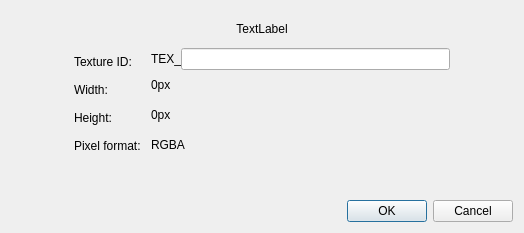
<?xml version="1.0" encoding="UTF-8"?>
<ui version="4.0">
 <class>AddTextureDlg</class>
 <widget class="QDialog" name="AddTextureDlg">
  <property name="geometry">
   <rect>
    <x>0</x>
    <y>0</y>
    <width>524</width>
    <height>233</height>
   </rect>
  </property>
  <property name="sizePolicy">
   <sizepolicy hsizetype="Fixed" vsizetype="Fixed">
    <horstretch>0</horstretch>
    <verstretch>0</verstretch>
   </sizepolicy>
  </property>
  <property name="windowTitle">
   <string>Dialog</string>
  </property>
  <property name="modal">
   <bool>true</bool>
  </property>
  <layout class="QVBoxLayout" name="verticalLayout_3" stretch="1,0,1,10,0,0">
   <property name="spacing">
    <number>0</number>
   </property>
   <item>
    <spacer name="verticalSpacer">
     <property name="orientation">
      <enum>Qt::Vertical</enum>
     </property>
     <property name="sizeHint" stdset="0">
      <size>
       <width>20</width>
       <height>8</height>
      </size>
     </property>
    </spacer>
   </item>
   <item>
    <widget class="QLabel" name="ErrorMsg">
     <property name="styleSheet">
      <string notr="true"/>
     </property>
     <property name="text">
      <string>TextLabel</string>
     </property>
     <property name="alignment">
      <set>Qt::AlignCenter</set>
     </property>
    </widget>
   </item>
   <item>
    <spacer name="verticalSpacer_3">
     <property name="orientation">
      <enum>Qt::Vertical</enum>
     </property>
     <property name="sizeHint" stdset="0">
      <size>
       <width>20</width>
       <height>40</height>
      </size>
     </property>
    </spacer>
   </item>
   <item>
    <layout class="QHBoxLayout" name="horizontalLayout_3" stretch="1,6,1">
     <property name="spacing">
      <number>0</number>
     </property>
     <item>
      <spacer name="horizontalSpacer">
       <property name="orientation">
        <enum>Qt::Horizontal</enum>
       </property>
       <property name="sizeHint" stdset="0">
        <size>
         <width>40</width>
         <height>20</height>
        </size>
       </property>
      </spacer>
     </item>
     <item>
      <layout class="QHBoxLayout" name="horizontalLayout_2">
       <property name="spacing">
        <number>10</number>
       </property>
       <item>
        <layout class="QVBoxLayout" name="verticalLayout">
         <property name="spacing">
          <number>0</number>
         </property>
         <item>
          <widget class="QLabel" name="label_2">
           <property name="text">
            <string>Texture ID:</string>
           </property>
          </widget>
         </item>
         <item>
          <widget class="QLabel" name="label_3">
           <property name="text">
            <string>Width:</string>
           </property>
          </widget>
         </item>
         <item>
          <widget class="QLabel" name="label_4">
           <property name="text">
            <string>Height:</string>
           </property>
          </widget>
         </item>
         <item>
          <widget class="QLabel" name="label_5">
           <property name="text">
            <string>Pixel format:</string>
           </property>
          </widget>
         </item>
        </layout>
       </item>
       <item>
        <layout class="QVBoxLayout" name="verticalLayout_2">
         <property name="spacing">
          <number>0</number>
         </property>
         <item>
          <layout class="QHBoxLayout" name="horizontalLayout">
           <property name="spacing">
            <number>0</number>
           </property>
           <item>
            <widget class="QLabel" name="label">
             <property name="sizePolicy">
              <sizepolicy hsizetype="Minimum" vsizetype="Preferred">
               <horstretch>0</horstretch>
               <verstretch>0</verstretch>
              </sizepolicy>
             </property>
             <property name="text">
              <string>TEX_</string>
             </property>
            </widget>
           </item>
           <item>
            <widget class="QLineEdit" name="TextureId">
             <property name="maxLength">
              <number>250</number>
             </property>
            </widget>
           </item>
          </layout>
         </item>
         <item>
          <widget class="QLabel" name="Width">
           <property name="text">
            <string>0px</string>
           </property>
          </widget>
         </item>
         <item>
          <widget class="QLabel" name="Height">
           <property name="text">
            <string>0px</string>
           </property>
          </widget>
         </item>
         <item>
          <widget class="QLabel" name="PixelFormat">
           <property name="text">
            <string>RGBA</string>
           </property>
          </widget>
         </item>
        </layout>
       </item>
      </layout>
     </item>
     <item>
      <spacer name="horizontalSpacer_2">
       <property name="orientation">
        <enum>Qt::Horizontal</enum>
       </property>
       <property name="sizeHint" stdset="0">
        <size>
         <width>40</width>
         <height>20</height>
        </size>
       </property>
      </spacer>
     </item>
    </layout>
   </item>
   <item>
    <spacer name="verticalSpacer_2">
     <property name="orientation">
      <enum>Qt::Vertical</enum>
     </property>
     <property name="sizeHint" stdset="0">
      <size>
       <width>20</width>
       <height>40</height>
      </size>
     </property>
    </spacer>
   </item>
   <item>
    <widget class="QDialogButtonBox" name="buttonBox">
     <property name="orientation">
      <enum>Qt::Horizontal</enum>
     </property>
     <property name="standardButtons">
      <set>QDialogButtonBox::Cancel|QDialogButtonBox::Ok</set>
     </property>
    </widget>
   </item>
  </layout>
 </widget>
 <resources/>
 <connections>
  <connection>
   <sender>buttonBox</sender>
   <signal>accepted()</signal>
   <receiver>AddTextureDlg</receiver>
   <slot>accept()</slot>
   <hints>
    <hint type="sourcelabel">
     <x>248</x>
     <y>254</y>
    </hint>
    <hint type="destinationlabel">
     <x>157</x>
     <y>274</y>
    </hint>
   </hints>
  </connection>
  <connection>
   <sender>buttonBox</sender>
   <signal>rejected()</signal>
   <receiver>AddTextureDlg</receiver>
   <slot>reject()</slot>
   <hints>
    <hint type="sourcelabel">
     <x>316</x>
     <y>260</y>
    </hint>
    <hint type="destinationlabel">
     <x>286</x>
     <y>274</y>
    </hint>
   </hints>
  </connection>
 </connections>
</ui>
